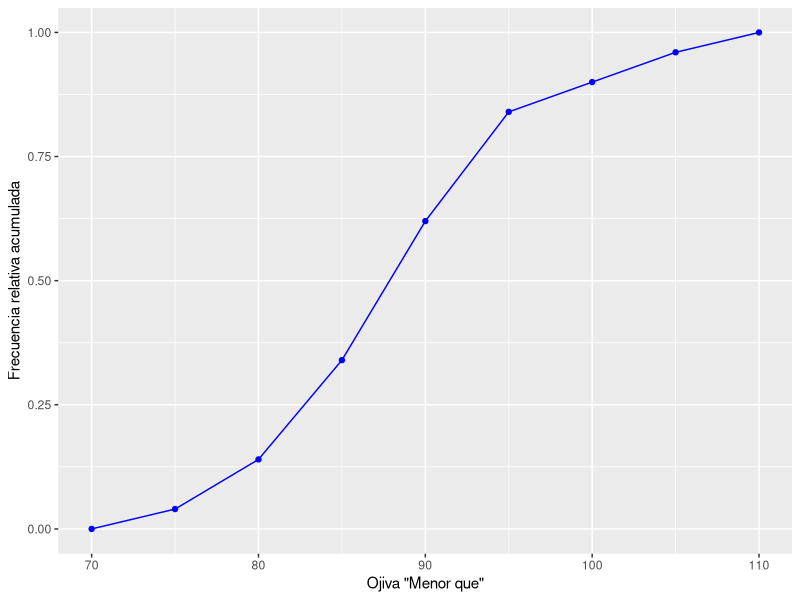
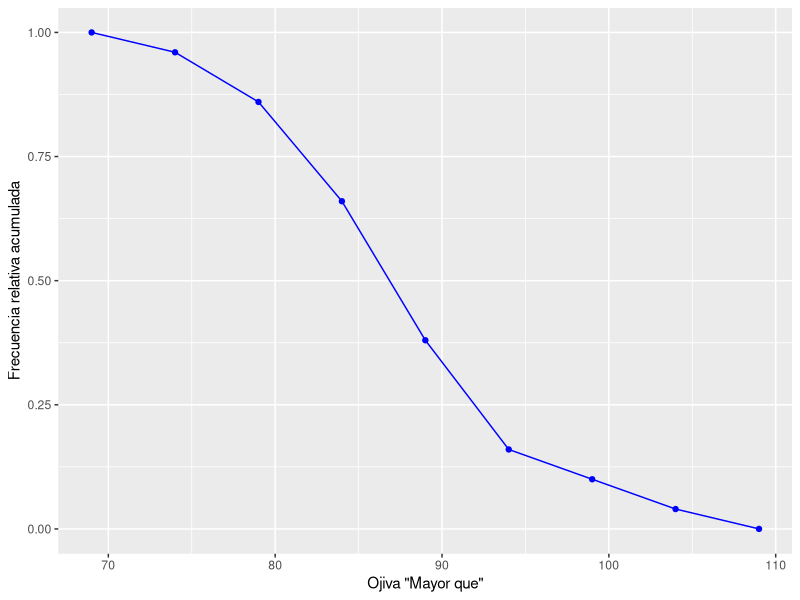
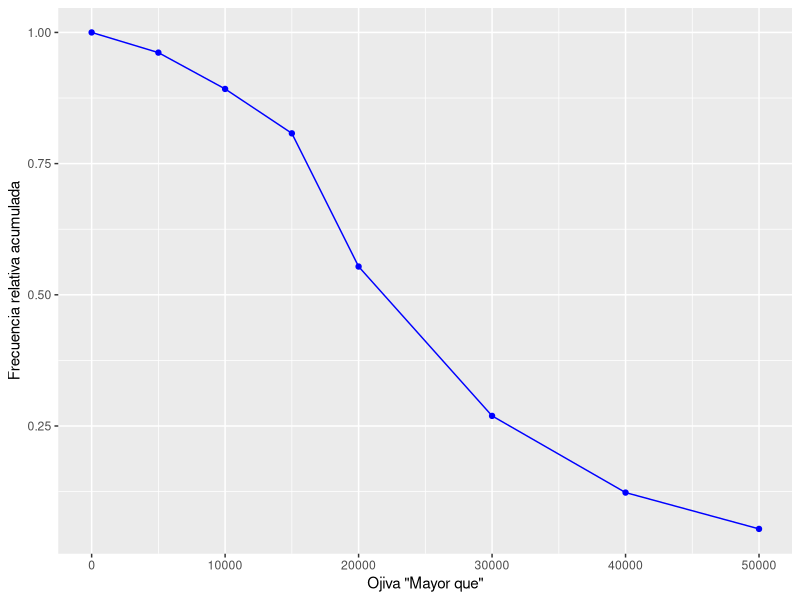
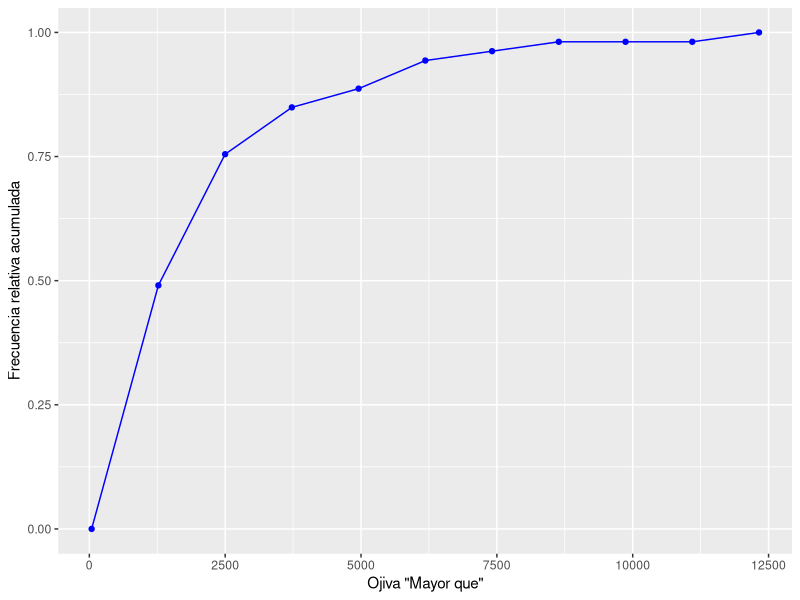
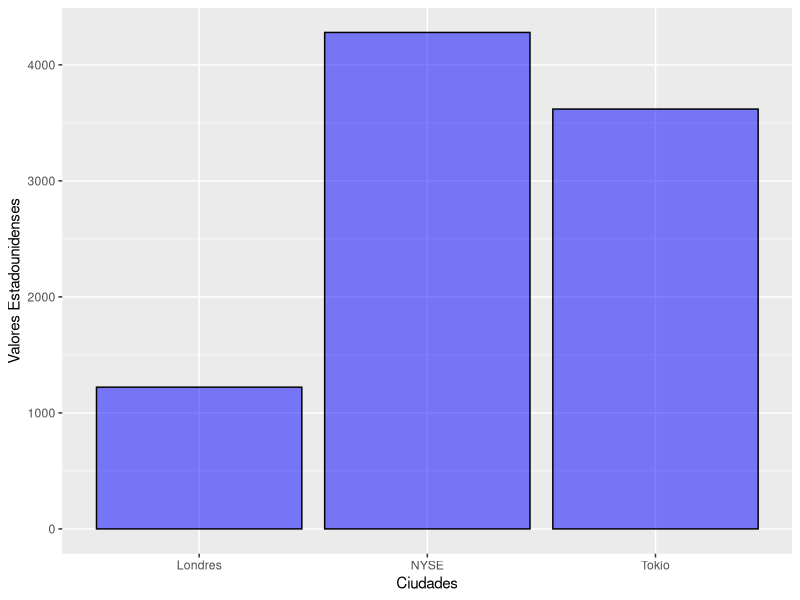
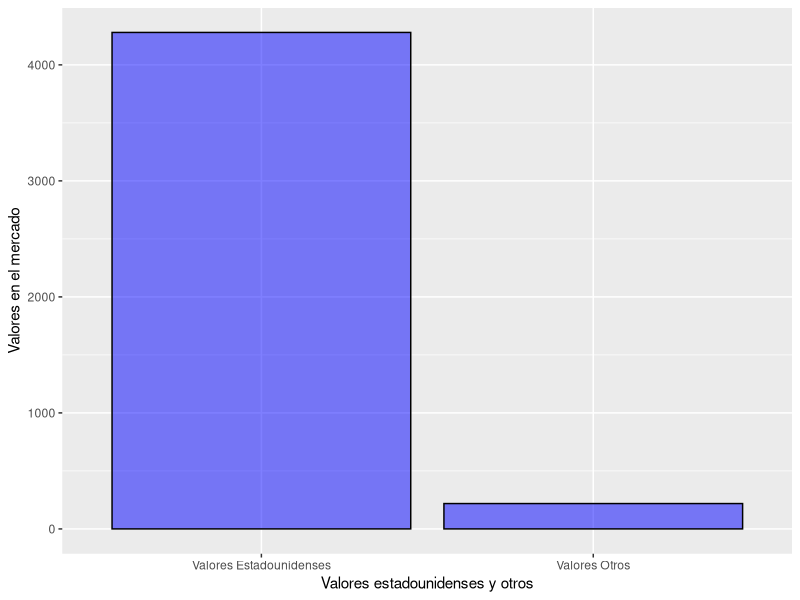
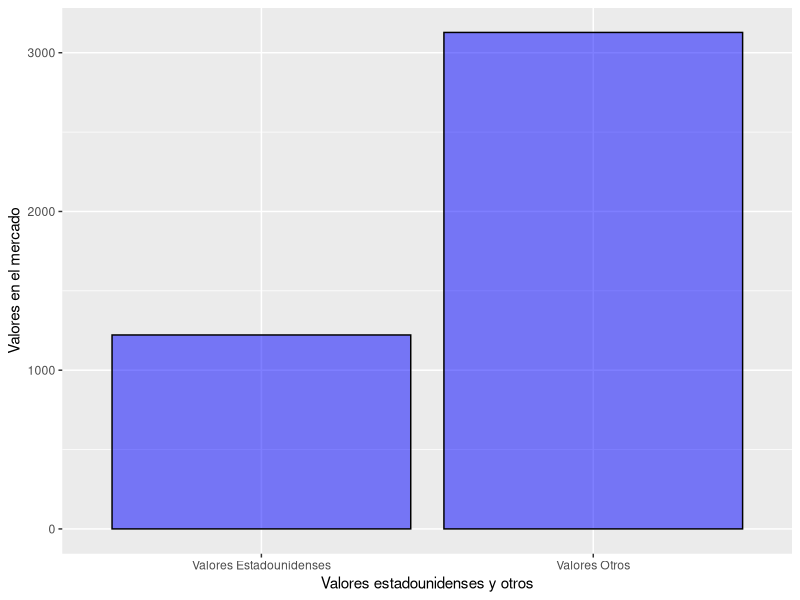

These charts were generated, in order, by the following R code:
## ---- chunk 1
library(knitr)
library('ggplot2')
library('scales')
## ---- chunk 2
dias<-c(4,12,8,14,11,6,7,13,13,11,11,20,5,19,10,15,24,7,29,6)
Intervalos<-cut(dias,breaks=c(seq(1,31,by=6)),include.lowest=T,right=F)
conteo<-table(Intervalos)
df<-data.frame(conteo)
colnames(df)<-c('Intervalos','Frecuencia')
kable(df)
## ---- chunk 3
fr<-transform(df,Fr=prop.table(Frecuencia))
colnames(fr)<-c('Intervalos','Frecuencia','Frecuencia Relativa')
kable(fr)
## ---- chunk 4
arreglo<-c(0.7,0.4,-0.3,0.2,-0.1,0.1,0.3,0.7,0.0,-0.4,0.1,0.5,0.2,0.3,1.0,-0.3
,0.0,0.2,0.5,0.1,-0.5,-0.3,0.1,0.5,0.4,0.0,0.2,0.3,0.5,0.4)
sort(arreglo)
## ---- chunk 5
ipc<-c(-0.5,-0.4,-0.3,-0.3,-0.3,-0.1,0.0,0.0,0.0,0.1,0.1,0.1,0.1,
       0.2,0.2,0.2,0.2,0.3,0.3,0.3,0.4,0.4,0.4,0.5,0.5,0.5,0.5,0.7,0.7,1.0)
Intervalos<-cut(ipc,breaks=c(-0.5,-0.2,0.2,0.6,1.0),include.lowest=T)
conteo<-table(Intervalos)
df<-data.frame(conteo)
colnames(df)<-c('Intervalos','Frecuencia')
kable(df)
## ---- chunk 6
dolares<-c(70,74,75,76,77,78,79,80,81,81,81,82,82,82,83,84,84,85,85,85,86,86,
           86,87,87,87,88,88,88,89,89)
Intervalos<-cut(dolares,breaks=c(70,74,79,84,89),include.lowest=T)
conteo<-table(Intervalos)
df<-data.frame(conteo)
colnames(df)<-c('Punto de indiferencia','Frecuencia')
kable(df)
## ---- chunk 7
dolares<-c(90,90,90,91,91,92,92,93,93,94,94,95,96,99,100,101,104,105,109)
Intervalos<-cut(dolares,breaks=c(90,94,99,104,109),include.lowest=T)
conteo<-table(Intervalos)
df<-data.frame(conteo)
colnames(df)<-c('Punto de indiferencia','Frecuencia')
kable(df)
## ---- chunk 8
dat<-data.frame(clase=c(70,75,80,85,90,95,100,105,110),facum.menor=c(0,2/50,7/50,17/50,31/50,42/50,45/50,48/50,1))
ggplot(dat,mapping=aes(clase,facum.menor))+geom_point(colour='blue')+geom_line(colour='blue')+labs(x = 'Ojiva "Menor que"', y = 'Frecuencia relativa acumulada')
## ---- chunk 9
dat1<-data.frame(clase1=c(69,74,79,84,89,94,99,104,109),facum.menor1=c(1,48/50,43/50,33/50,19/50,8/50,5/50,2/50,0))
ggplot(dat1,mapping=aes(clase1,facum.menor1))+geom_point(colour='blue')+geom_line(colour='blue')+labs(x = 'Ojiva "Mayor que"', y = 'Frecuencia relativa acumulada')
## ---- chunk 10
dat2<-data.frame(clase2=c(0,5000,10000,15000,20000,30000,40000,50000),facum.menor2=c(1,125/130,116/130,105/130,72/130,35/130,16/130,7/130))
ggplot(dat2,mapping=aes(clase2,facum.menor2))+geom_point(colour='blue')+geom_line(colour='blue')+labs(x = 'Ojiva "Mayor que"', y = 'Frecuencia relativa acumulada')
## ---- chunk 11
x_max<-12324.3
x_min<-42.4
k<-10
Ancho_Intervalo<-round((x_max-x_min)/k,1)
Ancho_Intervalo
## ---- chunk 12
empleos<-c(rep(50,26),rep(2000,14),rep(3000,5),rep(4000,2),rep(5000,3),7000,8000,12000)
Intervalos<-cut(empleos,breaks = c(42.4,1270.5,2498.7,3726.9,4955.1,6183.3,7411.5,8639.7,9867.9,11096.1,12324.3),include.lowest = T,right = T)
conteo<-table(Intervalos)
df<-data.frame(conteo)
colnames(df)<-c('Intervalos','Frecuencia')
kable(df)
## ---- chunk 13
fr<-transform(df,Fr=prop.table(Frecuencia))
colnames(fr)<-c('Intervalos','Frecuencia','Frecuencia Relativa')
kable(fr)
## ---- chunk 14
dat3<-data.frame(clase3=c(42.4,1270.6,2498.8,3727,4955.2,6183.4,7411.6,8639.8,9868,11096.2,12324.4),facum.menor3=c(0,26/53,40/53,45/53,47/53,50/53,51/53,52/53,52/53,52/53,1))
ggplot(dat3,mapping=aes(clase3,facum.menor3))+geom_point(colour='blue')+geom_line(colour='blue')+labs(x = 'Ojiva "Mayor que"', y = 'Frecuencia relativa acumulada')
## ---- chunk 15
ventas<-c(3,1,1,8,3,5,4,9,5,1,3,7,1,1,5,6,6,2,2,1,1,1,1,7,3,1,1,5)
sort(ventas,decreasing = TRUE)
## ---- chunk 16
ventas<-c(3,1,1,8,3,5,4,9,5,1,3,7,1,1,5,6,6,2,2,1,1,1,1,7,3,1,1,5)
Intervalos<-cut(ventas,breaks = c(1,3,6,9),include.lowest = T,right = T)
conteo<-table(Intervalos)
df<-data.frame(conteo)
colnames(df)<-c('Intervalos','Frecuencia')
kable(df)
## ---- chunk 17
fr<-transform(df,Fr=prop.table(Frecuencia))
colnames(fr)<-c('Intervalos','Frecuencia','Frecuencia Relativa')
kable(fr)
## ---- chunk 18
ventas<-c(3,1,1,8,3,5,4,9,5,1,3,7,1,1,5,6,6,2,2,1,1,1,1,7,3,1,1,5)
Intervalos<-cut(ventas,breaks = c(0,1,2,3,4,5,6,7,8,9),include.lowest = T,right = T)
conteo<-table(Intervalos)
df<-data.frame(conteo)
colnames(df)<-c('Intervalos','Frecuencia')
kable(df)
## ---- chunk 19
fr<-transform(df,Fr=prop.table(Frecuencia))
colnames(fr)<-c('Intervalos','Frecuencia','Frecuencia Relativa')
kable(fr)
## ---- chunk 20
hora<-c(rep(5,21),rep(8,987),rep(14,1204),rep(20,213))
Intervalos<-cut(hora,breaks = c(0,7,13,19,23),include.lowest = T,right = F)
conteo<-table(Intervalos)
df<-data.frame(conteo)
colnames(df)<-c('Intervalos','Frecuencia')
kable(df)
## ---- chunk 21
fr<-transform(df,Fr=prop.table(Frecuencia))
colnames(fr)<-c('Intervalos','Frecuencia','Frecuencia Relativa')
kable(fr)
## ---- chunk 22
mercados<-data.frame(ciudades=c('Londres','NYSE','Tokio'),valores=c(1221.86
,4279.63,3619.02))
ggplot(mercados,aes(x=ciudades,y=valores))+
geom_bar(stat = 'identity',color='black',fill='blue',alpha=0.5)+
labs(x = 'Ciudades', y = 'Valores Estadounidenses')
## ---- chunk 23
bolsa1<-data.frame(valores=c('Valores Estadounidenses','Valores Otros')
,valor=c(4279.63,218.56))
ggplot(bolsa1,aes(x=valores,y=valor))+
geom_bar(stat = 'identity',color='black',fill='blue',alpha=0.5)+
labs(x = 'Valores estadounidenses y otros', y = 'Valores en el mercado')
## ---- chunk 24
bolsa2<-data.frame(valores=c('Valores Estadounidenses','Valores Otros')
,valor=c(1221.86,3127.93))
ggplot(bolsa2,aes(x=valores,y=valor))+
geom_bar(stat = 'identity',color='black',fill='blue',alpha=0.5)+
labs(x = 'Valores estadounidenses y otros', y = 'Valores en el mercado')
## ---- chunk 25
ganancias<-data.frame(Trimestre1=c(10000,20000,30000)
,Trimestre2=c(5000,10000,15000)
,Trimestre3=c(25000,20000,45000)
,Trimestre4=c(15000,10000,50000))
rownames(ganancias)<-c('Año 1','Año 2','Año 3')
ganancias
## ---- chunk 26
colMeans(ganancias)
## ---- chunk 27
rowMeans(ganancias)
## ---- chunk 28
mean(colMeans(ganancias))
## ---- chunk 29
mean(rowMeans(ganancias))
## ---- chunk 30
mean(c(ganancias[,1],ganancias[,2],ganancias[,3],ganancias[,4]))
## ---- chunk 31
registro<-data.frame(Año=c(1992,1991,1990,1989,1988,1987,1986,1985,1984,1983,1982
,1981,1980,1979,1978),Presupuesto=c(30000,28000,25000,27000,26000,24000
,19000,21000,22000,24000,30000,20000,15000,10000,9000))
registro
## ---- chunk 32
ultimos<-c(30000,28000,25000,27000,26000)
promedio_ultimos<-mean(ultimos)
promedio_ultimos
## ---- chunk 33
mean(registro[1:5,'Presupuesto'])
## ---- chunk 34
primeros<-c(24000,19000,21000,22000,24000)
promedio_primeros<-mean(primeros)
promedio_primeros
## ---- chunk 35
mean(registro[6:10,'Presupuesto'])
## ---- chunk 36
anteriores<-c(30000,20000,15000,10000,9000 )
promedio_anterior<-mean(anteriores)
promedio_anterior
## ---- chunk 37
mean(registro[11:15,'Presupuesto'])
## ---- chunk 38
x<-c(75,40,30,15)
w<-c(106.6/3589.9,350/3589.9,800/3589.9,2333.3/3589.9) #pesos
weighted.mean(x,w)
## ---- chunk 39
factores<-c(1.19,1.35,1.23,1.19,1.30,1.18)
prod(factores)^(1/6)
## ---- chunk 40
MG<-(2.30*2.42*2.36*2.49*2.24*2.36*2.42*2.49)^(1/8)
MG
## ---- chunk 41
precios<-c(0.98,1.05,1.08,1.08,1.09,1.14,1.22,1.24,1.33,1.55)
mediana<-median(precios)
mediana
## ---- chunk 42
precios<-c(0.98,1.05,1.08,1.08,1.09,1.14,1.22,1.24,1.33,1.55)
media<-mean(precios)
media
